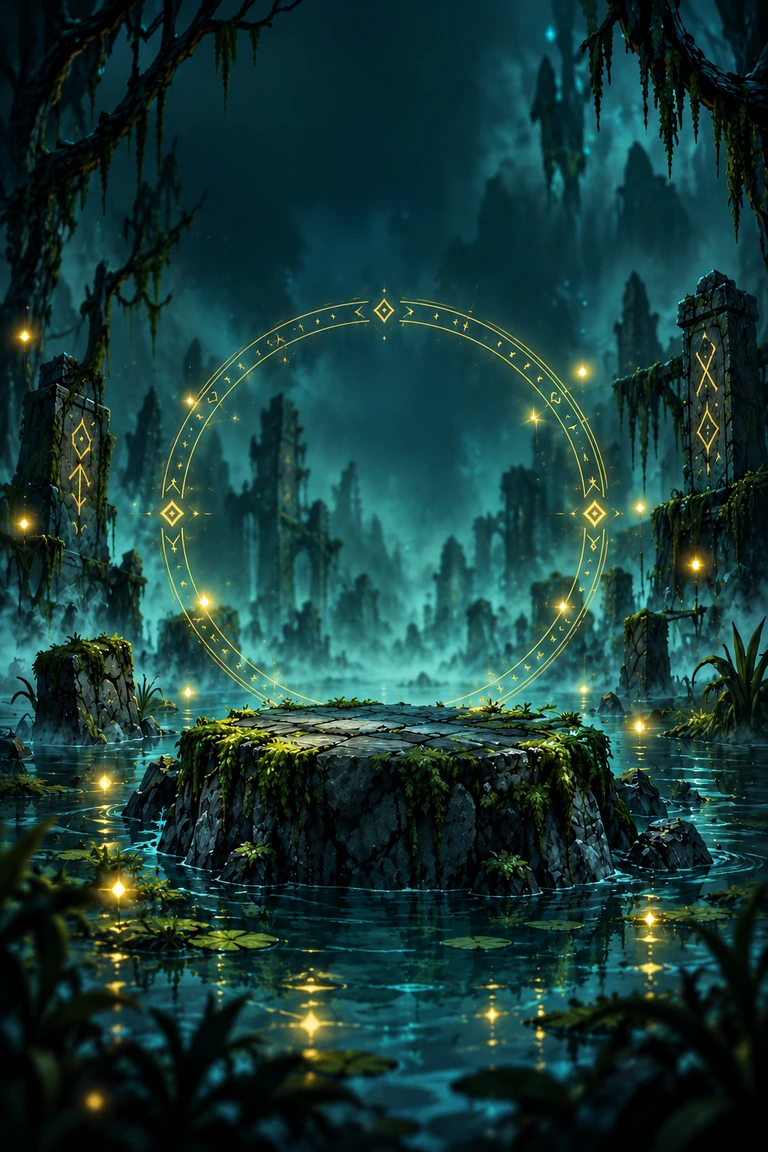
#> input picture assets/images/daily/bog_stage.webp, 768 x 1152 px
$ python stamp_map_pads.py --src ../assets/images/daily/bog_stage.webp --dst out.png
#> lines starting #> are read from the running program, lines starting #| are printed output that depends on the picture
#!/usr/bin/env python3
"""Stamp exactly five locked pin pads onto pad-free campaign maps.

Use when image generation keeps inventing a 6th circular platform.

  python3 scripts/stamp_map_pads.py \\
    --src /path/to/map_nopads.png \\
    --dst assets/images/maps/map_ch_mistfen_marshes_a1.png
"""

from __future__ import annotations

import argparse
from pathlib import Path

from PIL import Image, ImageDraw, ImageFilter

# Must match Master Prompts locked layout (boss at 0.28 clears header/notch).
PADS = [
    (0.48, 0.88),
    (0.58, 0.72),
    (0.42, 0.56),
    (0.56, 0.38),
    (0.50, 0.28),
]


def draw_pad(diameter: int) -> Image.Image:
    img = Image.new("RGBA", (diameter, diameter), (0, 0, 0, 0))
    d = ImageDraw.Draw(img)
    m = 2
    d.ellipse(
        (m, m, diameter - 1 - m, diameter - 1 - m),
        fill=(90, 95, 88, 230),
    )
    d.ellipse(
        (m, m, diameter - 1 - m, diameter - 1 - m),
        outline=(198, 160, 70, 255),
        width=max(3, diameter // 28),
    )
    inset = max(4, diameter // 12)
    d.ellipse(
        (
            m + inset,
            m + inset,
            diameter - 1 - m - inset,
            diameter - 1 - m - inset,
        ),
        outline=(60, 55, 45, 180),
        width=2,
    )
    return img


def stamp(src: Path, dst: Path) -> None:
    base = Image.open(src).convert("RGBA")
    w, h = base.size
#> w = 768; h = 1152
    target = int(w * 0.10)
#> target = 76
    sprite = draw_pad(160).resize((target, target), Image.Resampling.LANCZOS)
#> in draw_pad, `img = Image.new("RGBA", (diameter, diameter), (0, 0, 0, 0))`: img: PIL image 160x160 RGBA; every value is 0
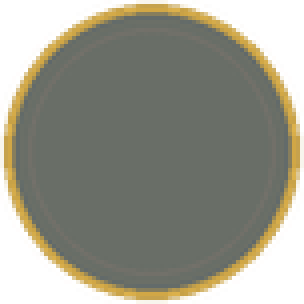
#> sprite: PIL image 76x76 RGBA (shown 4 times larger); mean R, G, B, A 87.6, 84.9, 66.4, 172.4; transparent parts drawn white
    shadow = Image.new("RGBA", sprite.size, (0, 0, 0, 0))
#> shadow: PIL image 76x76 RGBA; every value is 0
    sd = ImageDraw.Draw(shadow)
    sd.ellipse((4, 6, target - 2, target - 1), fill=(0, 0, 0, 90))
    shadow = shadow.filter(ImageFilter.GaussianBlur(4))
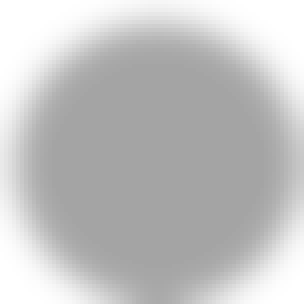
#> shadow: PIL image 76x76 RGBA (shown 4 times larger); mean R, G, B, A 0, 0, 0, 60.4; transparent parts drawn white
    for x, y in PADS:
        cx, cy = int(x * w), int(y * h)
        tl = (cx - target // 2, cy - target // 2)
        base.alpha_composite(shadow, tl)
        base.alpha_composite(sprite, tl)
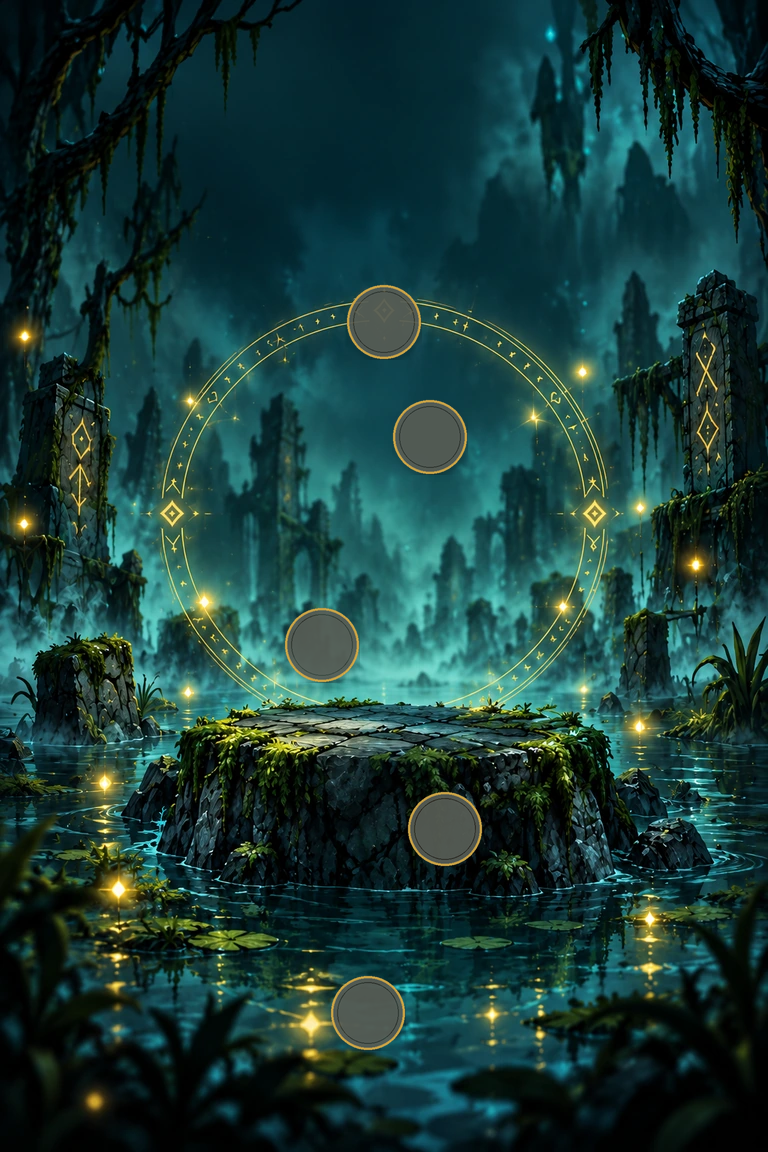
#> base: PIL image 768x1152 RGBA; mean R, G, B, A 25.5, 59.4, 56.1, 255
    dst.parent.mkdir(parents=True, exist_ok=True)
    base.convert("RGB").save(dst, "PNG", optimize=True)
#> (the run stopped early here; a loop or call above may not have finished)
